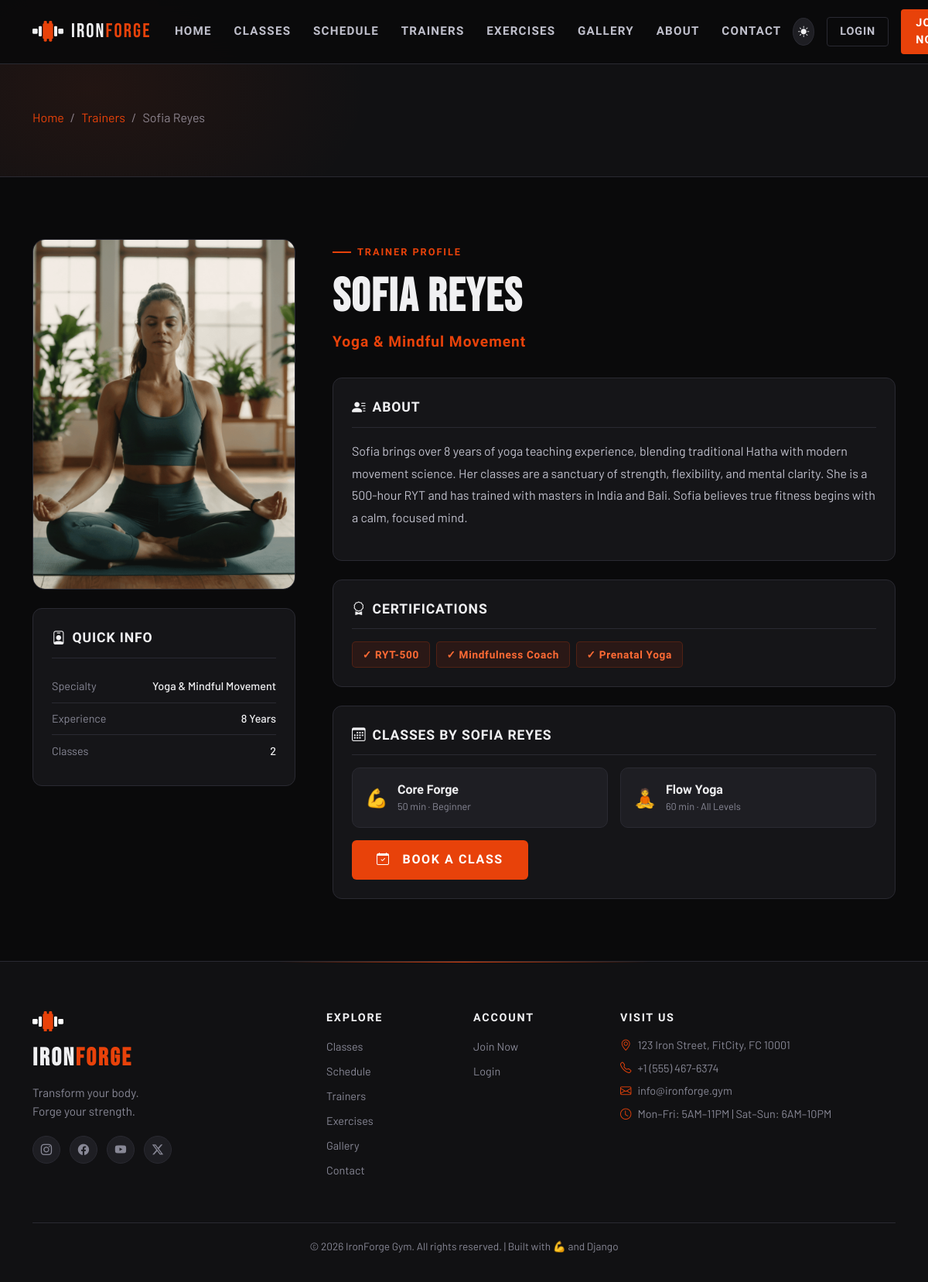
The page /trainers/sofia-reyes/ on the database its author committed.
### core/models.py (models this page shows, shortened)
class Trainer(models.Model):
    name = models.CharField(max_length=100)
    slug = models.SlugField(unique=True, blank=True)
    specialty = models.CharField(max_length=200)
    bio = models.TextField()
    photo = models.ImageField(upload_to='trainers/', blank=True, null=True)
    experience_years = models.PositiveIntegerField(default=1)
    certifications = models.TextField(blank=True, help_text="Comma-separated certifications")
    instagram = models.URLField(blank=True)
    order = models.PositiveIntegerField(default=0)
    is_active = models.BooleanField(default=True)
    class Meta:
        ordering = ['order', 'name']
    def get_certifications_list(self):
        return [c.strip() for c in self.certifications.split(',') if c.strip()]

class GymClass(models.Model):
    DIFFICULTY_CHOICES = [
        ('beginner', 'Beginner'),
        ('intermediate', 'Intermediate'),
        ('advanced', 'Advanced'),
        ('all', 'All Levels'),
    ]
    CATEGORY_CHOICES = [
        ('strength', 'Strength Training'),
        ('cardio', 'Cardio'),
        ('yoga', 'Yoga & Flexibility'),
        ('hiit', 'HIIT'),
        ('pilates', 'Pilates'),
        ('boxing', 'Boxing'),
        ('spin', 'Spin / Cycling'),
        ('crossfit', 'CrossFit'),
    ]
    name = models.CharField(max_length=100)
    slug = models.SlugField(unique=True, blank=True)
    category = models.CharField(max_length=20, choices=CATEGORY_CHOICES, default='strength')
    description = models.TextField()
    trainer = models.ForeignKey(Trainer, on_delete=models.SET_NULL, null=True, related_name='classes')
    difficulty = models.CharField(max_length=20, choices=DIFFICULTY_CHOICES, default='all')
    duration_minutes = models.PositiveIntegerField(default=60)
    max_capacity = models.PositiveIntegerField(default=20)
    image = models.ImageField(upload_to='classes/', blank=True, null=True)
    icon = models.CharField(max_length=50, default='🏋️', help_text="Emoji icon for the class")
    is_active = models.BooleanField(default=True)
    class Meta:
        verbose_name = 'Gym Class'
        verbose_name_plural = 'Gym Classes'
        ordering = ['name']

### core/views.py (the view)
# urls.py: path('trainers/<slug:slug>/', views.trainer_detail, name='trainer_detail'),
def trainer_detail(request, slug):
    trainer = get_object_or_404(Trainer, slug=slug, is_active=True)
    context = {
        'trainer': trainer,
        'trainer_classes': trainer.classes.filter(is_active=True),
        'meta_title': f'{trainer.name} | IronForge Gym Trainer',
        'meta_description': trainer.bio[:160],
    }
    return render(request, 'core/trainer_detail.html', context)

### core/context_processors.py (called while the page is built)
def admin_panel_context(request):
    if request.user.is_authenticated and request.user.is_staff:
        return {
            'unread_count': ContactMessage.objects.filter(is_read=False).count()
        }
    return {'unread_count': 0}

### templates/core/trainer_detail.html (shortened to what this page needs)
{% extends 'base.html' %}
{% block content %}
<div class="page-hero">
    <div class="container">
        <nav aria-label="breadcrumb">
            <ol class="breadcrumb">
                <li class="breadcrumb-item"><a href="{% url 'core:home' %}">Home</a></li>
                <li class="breadcrumb-item"><a href="{% url 'core:trainers' %}">Trainers</a></li>
                <li class="breadcrumb-item active">{{ trainer.name }}</li>
            </ol>
        </nav>
    </div>
</div>
<section class="section">
    <div class="container">
        <div class="row g-5">
            <div class="col-lg-4">
                <div style="position:sticky;top:100px">
                    <div style="border-radius:16px;overflow:hidden;border:1px solid var(--border);margin-bottom:1.5rem;aspect-ratio:3/4;background:var(--surface)">
                        {% if trainer.photo %}
                        <img src="{{ trainer.photo.url }}" alt="{{ trainer.name }}" style="width:100%;height:100%;object-fit:cover">
                        {% else %}
                        <div style="width:100%;height:100%;display:flex;align-items:center;justify-content:center;font-size:6rem">💪</div>
                        {% endif %}
                    </div>
                    <div class="info-card">
                        <div class="info-card-title"><i class="bi bi-person-badge"></i> Quick Info</div>
                        <div class="info-row">
                            <span class="info-label">Specialty</span>
                            <span class="info-value">{{ trainer.specialty }}</span>
                        </div>
                        <div class="info-row">
                            <span class="info-label">Experience</span>
                            <span class="info-value">{{ trainer.experience_years }} Years</span>
                        </div>
                        <div class="info-row">
                            <span class="info-label">Classes</span>
                            <span class="info-value">{{ trainer_classes.count }}</span>
                        </div>
                    </div>
                </div>
            </div>
            <div class="col-lg-8">
                <div class="section-label">Trainer Profile</div>
                <h1 style="font-family:'Bebas Neue',sans-serif;font-size:clamp(2.5rem,5vw,4rem);letter-spacing:0.03em;color:var(--text);margin-bottom:0.5rem">{{ trainer.name }}</h1>
                <p style="color:var(--accent);font-family:'Barlow Condensed',sans-serif;font-size:1.2rem;font-weight:700;letter-spacing:0.05em;margin-bottom:2rem">{{ trainer.specialty }}</p>
                <div class="info-card mb-4">
                    <div class="info-card-title"><i class="bi bi-person-lines-fill"></i> About</div>
                    <p style="color:var(--text-light);line-height:1.8">{{ trainer.bio }}</p>
                </div>
                {% if trainer.get_certifications_list %}
                <div class="info-card mb-4">
                    <div class="info-card-title"><i class="bi bi-award"></i> Certifications</div>
                    <div style="display:flex;flex-wrap:wrap;gap:0.5rem">
                        {% for cert in trainer.get_certifications_list %}
                        <span style="background:rgba(232,66,10,0.1);border:1px solid rgba(232,66,10,0.2);color:var(--accent-2);font-family:'Barlow Condensed',sans-serif;font-size:0.85rem;font-weight:600;letter-spacing:0.05em;padding:0.35rem 0.8rem;border-radius:5px">✓ {{ cert }}</span>
                        {% endfor %}
                    </div>
                </div>
                {% endif %}
                {% if trainer_classes %}
                <div class="info-card">
                    <div class="info-card-title"><i class="bi bi-calendar3"></i> Classes by {{ trainer.name }}</div>
                    <div class="row g-3">
                        {% for class in trainer_classes %}
                        <div class="col-sm-6">
                            <div style="background:var(--surface);border:1px solid var(--border);border-radius:10px;padding:1rem;display:flex;align-items:center;gap:0.75rem">
                                <div style="font-size:1.5rem">{{ class.icon }}</div>
                                <div>
                                    <div style="font-family:'Barlow Condensed',sans-serif;font-weight:700;color:var(--text)">{{ class.name }}</div>
                                    <div style="font-size:0.8rem;color:var(--text-muted)">{{ class.duration_minutes }} min · {{ class.get_difficulty_display }}</div>
                                </div>
                            </div>
                        </div>
                        {% endfor %}
                    </div>
                    <div class="mt-3">
                        <a href="{% url 'core:schedule' %}" class="btn-primary-custom"><i class="bi bi-calendar-check me-2"></i>Book a Class</a>
                    </div>
                </div>
                {% endif %}
            </div>
        </div>
    </div>
</section>
{% endblock %}

### static/css/main.css (style rules this page uses)
[data-theme="dark"] { --bg: #0a0a0b; --bg-2: #111113; --bg-3: #1a1a1e; --bg-card: #151518; --surface: #1e1e23; --surface-2: #252529; --text: #f0f0f2; --text-muted: #888896; --text-light: #c0c0cc; --border: #2a2a32; --accent: #e8420a; --accent-2: #ff6b35; --accent-hover: #c23508; --gold: #c9a84c; --nav-bg: rgba(10, 10, 11, 0.92); --shadow: 0 4px 30px rgba(0,0,0,0.6); --glow: 0 0 40px rgba(232, 66, 10, 0.15); }
*, *::before, *::after { box-sizing: border-box; }
html { scroll-behavior: smooth; }
body { font-family: 'Barlow', sans-serif; background: var(--bg); color: var(--text); transition: background 0.3s ease, color 0.3s ease; overflow-x: hidden; }
h1, h2, h3, h4, h5, h6 { font-family: 'Barlow Condensed', sans-serif; font-weight: 700; letter-spacing: 0.02em; }
a { text-decoration: none; color: inherit; transition: color 0.2s; }
.btn-primary-custom { display: inline-flex; align-items: center; gap: 0.5rem; background: var(--accent); color: white !important; font-family: 'Barlow Condensed', sans-serif; font-weight: 700; letter-spacing: 0.1em; text-transform: uppercase; padding: 0.85rem 2rem; border-radius: 6px; border: none; font-size: 1rem; cursor: pointer; transition: all 0.25s ease; position: relative; overflow: hidden; }
.btn-primary-custom::before { content: ''; position: absolute; inset: 0; background: linear-gradient(135deg, transparent, rgba(255,255,255,0.1), transparent); transform: translateX(-100%); transition: transform 0.4s ease; }
.section-label { display: inline-flex; align-items: center; gap: 0.5rem; font-family: 'Barlow Condensed', sans-serif; font-weight: 600; letter-spacing: 0.15em; text-transform: uppercase; font-size: 0.8rem; color: var(--accent); margin-bottom: 0.75rem; }
.section-label::before { content: ''; width: 24px; height: 2px; background: var(--accent); display: inline-block; }
.info-card { background: var(--bg-card); border: 1px solid var(--border); border-radius: 12px; padding: 1.5rem; }
.info-card-title { font-family: 'Barlow Condensed', sans-serif; font-size: 1.1rem; font-weight: 700; letter-spacing: 0.05em; text-transform: uppercase; color: var(--text); margin-bottom: 1rem; padding-bottom: 0.75rem; border-bottom: 1px solid var(--border); display: flex; align-items: center; gap: 0.5rem; }
.info-row { display: flex; justify-content: space-between; align-items: center; padding: 0.6rem 0; border-bottom: 1px solid var(--border); font-size: 0.9rem; }
.info-row:last-child { border-bottom: none; }
.info-label { color: var(--text-muted); }
.info-value { color: var(--text); font-weight: 500; }
.section { padding: 5rem 0; }
.page-hero { background: var(--bg-2); border-bottom: 1px solid var(--border); padding: 8rem 0 3rem; position: relative; overflow: hidden; }
.page-hero::before { content: ''; position: absolute; top: -50%; left: -20%; width: 60%; height: 200%; background: radial-gradient(ellipse, rgba(232, 66, 10, 0.08) 0%, transparent 70%); }
.breadcrumb { background: none !important; padding: 0 !important; margin-top: 0.75rem !important; }
.breadcrumb-item a { color: var(--accent); }
.breadcrumb-item.active { color: var(--text-muted); }
.breadcrumb-item + .breadcrumb-item::before { color: var(--text-muted); }

### rows shown on the page
Trainer: name "Sofia Reyes", photo (picture), specialty "Yoga & Mindful Movement", experience_years "8", bio "Sofia brings over 8 years of yoga teaching experience, blending traditional Hatha with modern movement science. Her classes are a sanctuary of strength, flexibility, and mental clarity. She is a 500-hour RYT and has trained with masters in India and Bali. Sofia believes true fitness begins with a calm, focused mind.", name "SOFIA REYES"
GymClass: icon "💪", name "Core Forge", duration_minutes "50", difficulty "Beginner"
GymClass: icon "🧘", name "Flow Yoga", duration_minutes "60", difficulty "All Levels"

### other values the page prints
{{ trainer_classes.count }} "2"
{{ cert }} "RYT-500" "Mindfulness Coach" "Prenatal Yoga"
